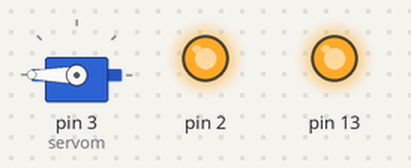
The sketch below on a simulated Arduino Uno, built with avr-gcc and run on an emulated ATmega328P. Parts: servo, output pins drawn as LEDs (lit = HIGH).

Above: at 0.05 s.
Timing chart, 0 to 3.0 s (numbered marks = the images above):
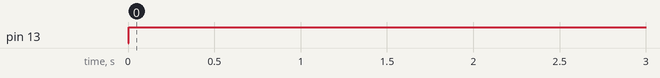

The sketch:

bp2_2.ino
```cpp
#include <Servo.h>
#include <EEPROM.h>
Servo servom;
float resoltion=1000;
float recordtime=5;
bool recording=false;
void setup()
 {
pinMode(13,OUTPUT);
pinMode(2,OUTPUT);
servom.attach(3);
Serial.begin(9600);
digitalWrite(2,HIGH);

}

void loop()
 {
if(recording==true)
{
  for(int i=1;i<=resoltion;i++)
  {
    digitalWrite(13,HIGH);
    int val=map(analogRead(A0),0,1023,0,180);
    EEPROM.write(i,val);
    servom.write(val);
    delay(recordtime);
  }
  digitalWrite(13,LOW);
  delay(1000);
  recording=false;
}
else
{
  for(int i=1;i<=resoltion;i++)
  {
    if(digitalRead(2)==0)
    recording=true;
    break;
  }int i;
  int readval = EEPROM.read(i);
  servom.write(readval);
  delay(recordtime);
}
digitalWrite(13,HIGH);
delay(100);
digitalWrite(13,LOW);
}
```

Measured:
- by itself, pin 13: LOW → HIGH at 0.01 s
